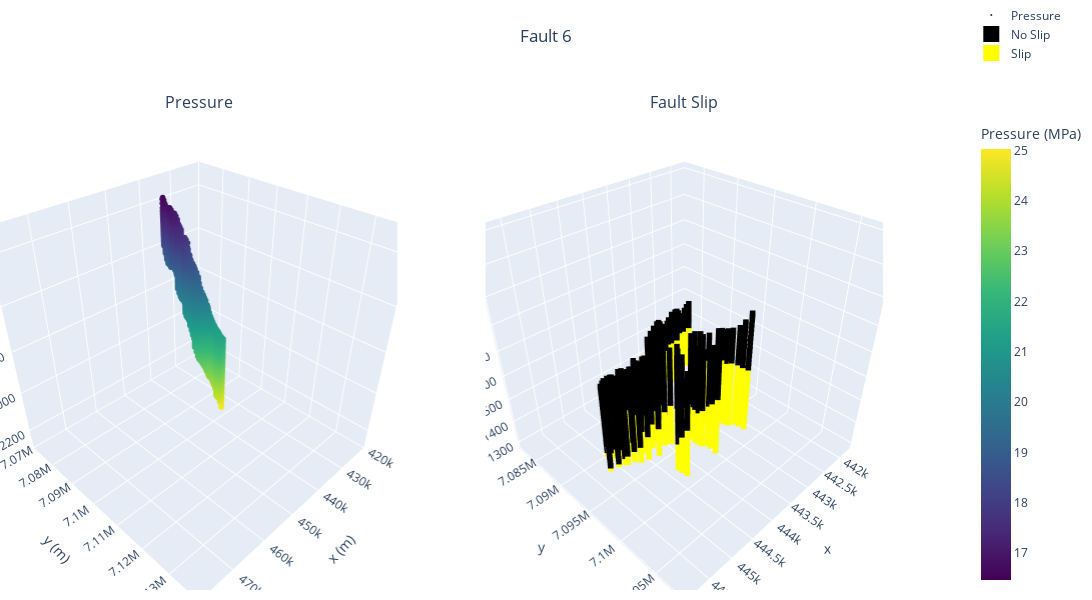

The code cell stored with this chart in its notebook:
### Markdown cell above
## horizontal

### Code cell
# parameters
fault_id = 0; year = 2050; year_list = [2030, 2040, 2050, 2060, 2550, 3050]
# load data
coor_fault = np.load('results/JD_Sula_2025_flow_coor&fault_reservoir.npy')
pres = np.load('data/results_trimmed/case1_PRES.npy')
# Filter data for the specific fault_id
mask = (coor_fault[:,:,:,3] == fault_id)
x_coor,y_coor,z_coor = coor_fault[:,:,:,0][mask], coor_fault[:,:,:,1][mask], coor_fault[:,:,:,2][mask]
pres_val = pres[:,:,:,year_list.index(year)][mask]/1000 # convert to MPa
fault_slip_val = fault_slip[:,:,:,year_list.index(year)][mask]

# Pressure plot
pressure_scatter = go.Scatter3d(
    x=x_coor,
    y=y_coor,
    z=z_coor,
    mode='markers',
    marker=dict(
        size=2,
        color=pres_val,
        colorscale='viridis',
        colorbar=dict(
            title='Pressure (MPa)',
            x=1.1,  # Positioning the color bar
            # xanchor='right'
        ),
        showscale=True,
    ),
    name='Pressure'
)

# Fault slip plot
mask0 = (fault_slip_val == 0); mask1 = (fault_slip_val == 1)
# Real traces (small markers for plot, no legend)
trace_no_slip = go.Scatter3d(
    x=x_coor[mask0],
    y=y_coor[mask0],
    z=z_coor[mask0],
    mode='markers',
    marker=dict(size=2, color='black', symbol='square'),
    name='No Slip',
    showlegend=False   # hide real trace from legend
)

trace_slip = go.Scatter3d(
    x=x_coor[mask1],
    y=y_coor[mask1],
    z=z_coor[mask1],
    mode='markers',
    marker=dict(size=2, color='yellow', symbol='square'),
    name='Slip',
    showlegend=False   # hide real trace from legend
)

# Dummy traces (legend only, big markers)
dummy_no_slip = go.Scatter3d(
    x=[None], y=[None], z=[None],
    mode='markers',
    marker=dict(size=50, color='black', symbol='square'),
    name='No Slip',
    showlegend=True
)
dummy_slip = go.Scatter3d(
    x=[None], y=[None], z=[None],
    mode='markers',
    marker=dict(size=50, color='yellow', symbol='square'),
    name='Slip',
    showlegend=True
)

# Create subplots
fig = make_subplots(
    rows=1, cols=2,
    specs=[[{'type': 'scatter3d'}, {'type': 'scatter3d'}]],
    subplot_titles=('Pressure', 'Fault Slip')
)

fig.add_trace(pressure_scatter, row=1, col=1)

# Always add real traces (for plotting)
fig.add_trace(trace_no_slip, row=1, col=2)
fig.add_trace(trace_slip, row=1, col=2)

# Always add dummy traces (for legend only)
fig.add_trace(dummy_no_slip, row=1, col=2)
fig.add_trace(dummy_slip, row=1, col=2)

# Update layout
fig.update_layout(
    width=1200,   # Set the desired width in pixels
    height=600,  # Set the desired height in pixels
    title={
        'text': 'Fault 6',
        'y':0.95,
        'x':0.5,
        'xanchor': 'center',
        'yanchor': 'top'
    },
    legend=dict(
        orientation='v',
        yanchor='bottom',
        y=1.1,
        xanchor='left',
        x=1.1
    ),
    scene=dict(
        xaxis=dict(title='x (m)', range=[420000, 480000]),
        yaxis=dict(title='y (m)', range=[7070000, 7140000]),
        zaxis=dict(title='z (m)', range=[2300,1300])
    ),
    margin=dict(l=0, r=10, b=10, t=50)
)

# Show plot
fig.show()

### Figure 1 — Plotly figure (JSON) as saved in the notebook; plotly's stock layout.template omitted (floating-point values rounded to 4 significant figures; data arrays with more than 128 entries replaced by an {"elided": "..."} marker saying what was removed)
{"data": [{"marker": {"color": {"elided": "4797 float values"}, "colorbar": {"title": {"text": "Pressure (MPa)"}, "x": 1.1}, "colorscale": [[0, "#440154"], [0.1111, "#482878"], [0.2222, "#3e4989"], [0.3333, "#31688e"], [0.4444, "#26828e"], [0.5556, "#1f9e89"], [0.6667, "#35b779"], [0.7778, "#6ece58"], [0.8889, "#b5de2b"], [1, "#fde725"]], "showscale": true, "size": 2}, "mode": "markers", "name": "Pressure", "scene": "scene", "type": "scatter3d", "x": {"elided": "4797 float values"}, "y": {"elided": "4797 float values"}, "z": {"elided": "4797 float values"}}, {"marker": {"color": "black", "size": 2, "symbol": "square"}, "mode": "markers", "name": "No Slip", "scene": "scene2", "showlegend": false, "type": "scatter3d", "x": {"elided": "2639 float values"}, "y": {"elided": "2639 float values"}, "z": {"elided": "2639 float values"}}, {"marker": {"color": "yellow", "size": 2, "symbol": "square"}, "mode": "markers", "name": "Slip", "scene": "scene2", "showlegend": false, "type": "scatter3d", "x": {"elided": "2158 float values"}, "y": {"elided": "2158 float values"}, "z": {"elided": "2158 float values"}}, {"marker": {"color": "black", "size": 50, "symbol": "square"}, "mode": "markers", "name": "No Slip", "scene": "scene2", "showlegend": true, "type": "scatter3d", "x": [null], "y": [null], "z": [null]}, {"marker": {"color": "yellow", "size": 50, "symbol": "square"}, "mode": "markers", "name": "Slip", "scene": "scene2", "showlegend": true, "type": "scatter3d", "x": [null], "y": [null], "z": [null]}], "layout": {"annotations": [{"font": {"size": 16}, "showarrow": false, "text": "Pressure", "x": 0.225, "xanchor": "center", "xref": "paper", "y": 1, "yanchor": "bottom", "yref": "paper"}, {"font": {"size": 16}, "showarrow": false, "text": "Fault Slip", "x": 0.775, "xanchor": "center", "xref": "paper", "y": 1, "yanchor": "bottom", "yref": "paper"}], "height": 600, "legend": {"orientation": "v", "x": 1.1, "xanchor": "left", "y": 1.1, "yanchor": "bottom"}, "margin": {"b": 10, "l": 0, "r": 10, "t": 50}, "scene": {"domain": {"x": [0, 0.45], "y": [0, 1]}, "xaxis": {"range": [420000, 480000], "title": {"text": "x (m)"}}, "yaxis": {"range": [7070000, 7140000], "title": {"text": "y (m)"}}, "zaxis": {"range": [2300, 1300], "title": {"text": "z (m)"}}}, "scene2": {"domain": {"x": [0.55, 1], "y": [0, 1]}}, "title": {"text": "Fault 6", "x": 0.5, "xanchor": "center", "y": 0.95, "yanchor": "top"}, "width": 1200}}
